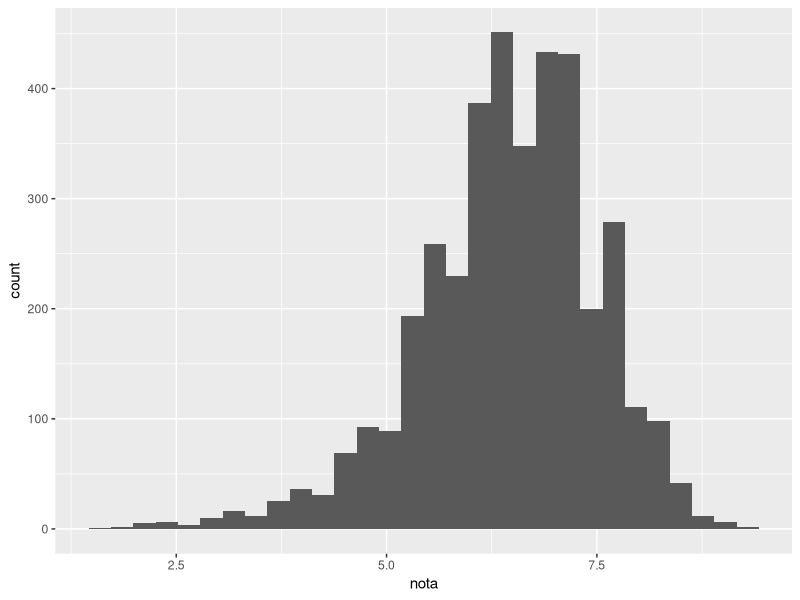
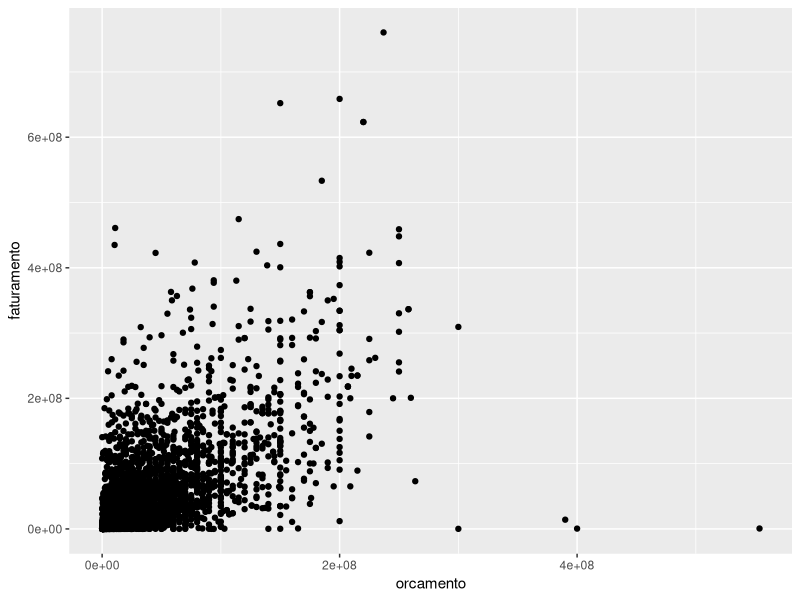
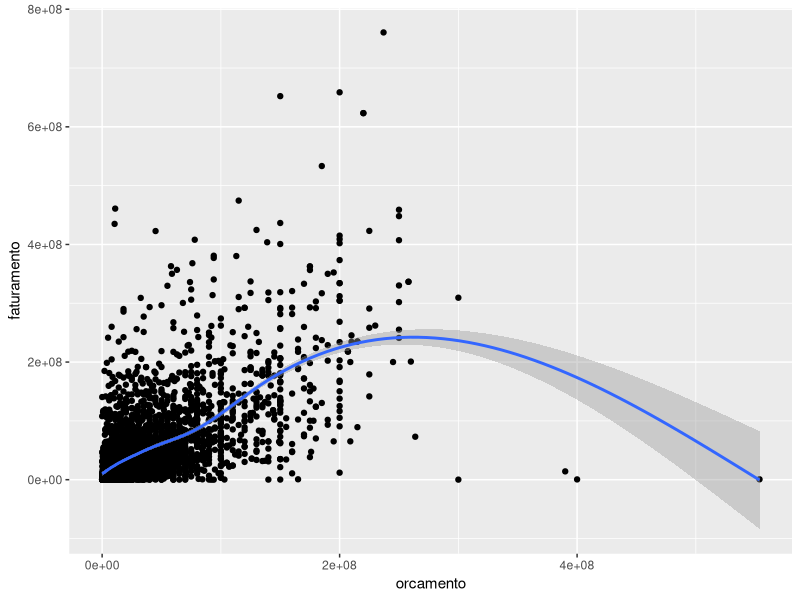

Here is the R script that generated these plots, in order:
## ---- chunk 1
knitr::opts_chunk$set(results = "hide", fig.show = "hide", message = FALSE, warning = FALSE)
## ---- chunk 2
library(tidyverse)

df <- read_csv2("input/filmes_imdb.csv")

df
## ---- chunk 3
ggplot(data = df, aes(x = nota)) +
  geom_histogram() 
## ---- chunk 4
ggplot(data = df, aes(x = orcamento, y = faturamento)) +
    geom_point()
## ---- chunk 5
ggplot(df, aes(orcamento, faturamento)) +
  geom_point() +
  geom_smooth()
## ---- chunk 6
df2 <- mutate(df, lucro = faturamento - orcamento)
df2
## ---- chunk 7
vec_lucro <- pull(df2, lucro)

mean(vec_lucro)
## ---- chunk 8
vec_lucro <- pull(mutate(df, lucro = faturamento - orcamento))
mean(vec_lucro)
## ---- chunk 9
mean(pull(mutate(df, lucro = faturamento - orcamento), lucro))
## ---- chunk 10
df %>% 
  mutate(lucro = faturamento - orcamento) %>% 
  pull(lucro) %>% 
  mean()
